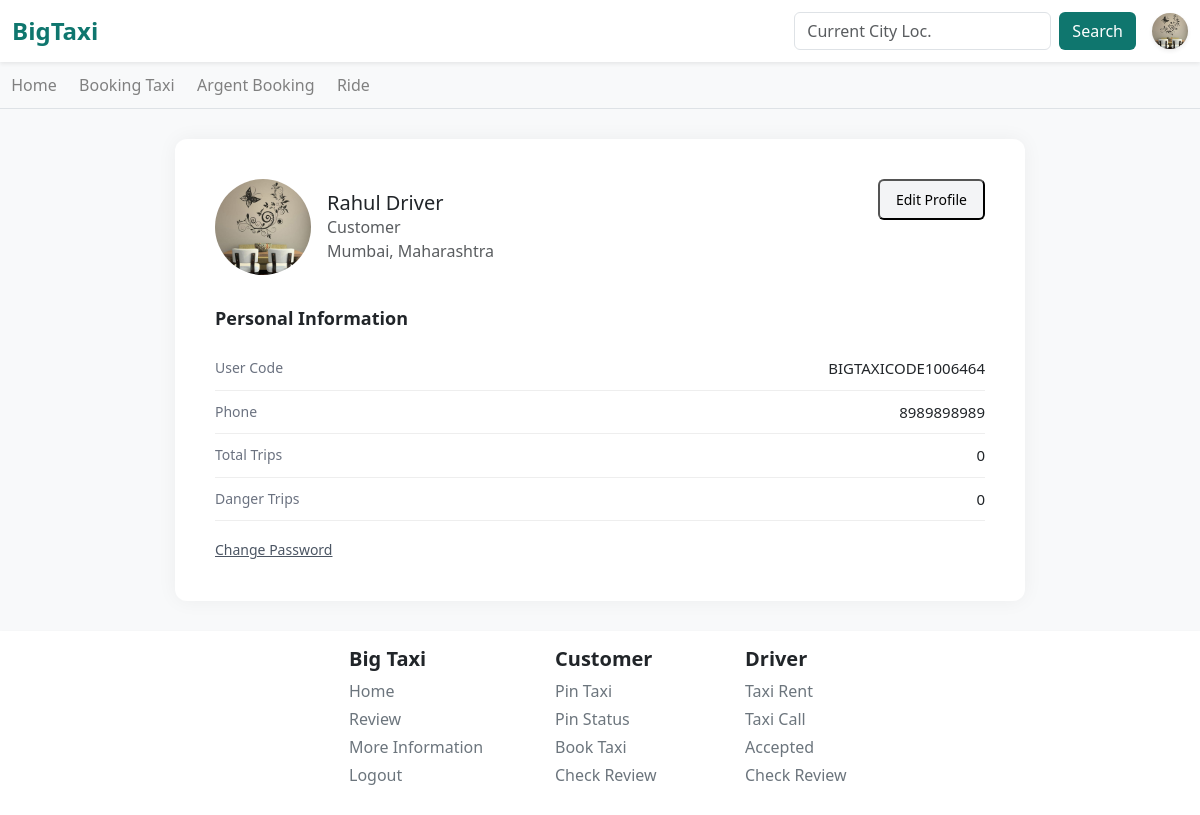
/home/profile/ (signed in), run on the app's committed database.
### Users/models.py (models this page shows, shortened)
class usersDataModel(models.Model):
    UserG = [
        ('Male', 'Male'),
        ('Female', 'Female'),
        ('Other', 'Other'),
        ('Not Check', 'Not Check'),
    ]
    UserC = [
        ('Developer', 'Developer'),
        ('Customer', 'Customer'),
        ('Driver', 'Driver'),
    ]
    ULink = models.ForeignKey(User, on_delete=models.CASCADE)
    UserCode = models.CharField(max_length=100, default='BIGTAXICODE1006463')
    UserCategory = models.CharField(choices=UserC, default='Customer', max_length=20)
    UserMobileNo = models.CharField(max_length=11)
    UserGender = models.CharField(max_length=100, default='Not Check')
    UserAge = models.CharField(max_length=3, default='')
    UserState = models.CharField(max_length=100, default='')
    UserCity = models.CharField(max_length=100, default='')
    UserPincode = models.CharField(max_length=20, default='')
    UserAddress = models.CharField(max_length=200, default='')
    UserPass = models.CharField(max_length=1000, default='password')
    CouponCode = models.CharField(max_length=50, null=True, blank=True)
    UProfileImage = models.ImageField(upload_to='profile/main/', default='profile/default/default.png')
    UProfileName = models.CharField(max_length=1000, default='BiXTaxi User')
    description = models.CharField(max_length=5000, default='No Description!')
    totalTripCount = models.IntegerField(default=0)
    dangerTripCount = models.IntegerField(default=0)

### taxi_app/views.py (the view)
# urls.py: path('profile/', views.ProfileFunctionBaseView, name='profile'),
def ProfileFunctionBaseView(request):
    if request.user.is_authenticated:
        nv = navbar(request)
        userCode = nv.get('userBarCodeAccessis'); userCat = nv.get('userCategoryis'); UDM = usersDataModel.objects.get(UserCode = userCode)
        context = { 'userC' : userCode, 'userCat' : userCat, 'UDM' : UDM }
        return render(request, 'main/profile.html', context)
    else:
        messages.info(request, f'{request.path} is access, when you are login')
        return redirect('taxi_app:autoRedirect')

### templates/main/profile.html (shortened to what this page needs)
{% extends 'base.html' %}
{% block body %}
</head>
<body>
<div class="profile-container">
  <div class="d-flex justify-content-between align-items-start">
    <div class="d-flex align-items-center">
      <img src="/media/{{ UDM.UProfileImage }}" alt="Profile" class="profile-img me-3">
      <div>
        <h5 class="mb-0">{{ UDM.UProfileName }}</h5>
        <div class="text-muted">{{ userCat }}</div>
        <div class="text-muted">{{ UDM.UserCity }}, {{ UDM.UserState }}</div>
      </div>
    </div>
    <button class="edit-btn">Edit Profile</button>
  </div>
  <div class="section-title">Personal Information</div>
  <div class="info-row d-flex justify-content-between">
    <div class="info-label">User Code</div>
    <div class="info-value">{{ userC }}</div>
  </div>
  <div class="info-row d-flex justify-content-between">
    <div class="info-label">Phone</div>
    <div class="info-value">{{ UDM.UserMobileNo }}</div>
  </div>
  <div class="info-row d-flex justify-content-between">
    <div class="info-label">Total Trips</div>
    <div class="info-value">{{ UDM.totalTripCount }}</div>
  </div>
  <div class="info-row d-flex justify-content-between">
    <div class="info-label">Danger Trips</div>
    <div class="info-value">{{ UDM.dangerTripCount }}</div>
  </div>
  <div class="pt-3">
    <a href="#" class="change-link">Change Password</a>
  </div>
</div>
</body>
</html>
{% endblock %}

### templates/inc/navbar.html (shortened to what this page needs)
<nav class="navbar navbar-expand-lg navbar-light bg-white shadow-sm">
  <div class="container-fluid">
    <a class="navbar-brand text-primary text-main-own fw-bold fs-4" href="{% url 'taxi_app:autoRedirect' %}">BigTaxi</a>
    <div class="ms-auto d-flex align-items-center">
      {% if user.is_authenticated %}
        <form class="d-flex me-3" method="GET" action="">
          <input class="form-control me-2 custom-focus" type="search" name="q" placeholder="Current City Loc." aria-label="Search">
          <button class="btn btn-main bg-main-own text-white" type="submit">Search</button>
        </form>
        <a href="{% url 'taxi_app:profile' %}" class="d-flex align-items-center text-decoration-none">
          <img src="/media/{{ profile }}" alt="Profile" width="36" height="36" class="rounded-circle shadow-sm" style="object-fit: cover;">
        </a>
      {% else %}
        <a href="{% url 'driver:customerLogin' %}" class="btn btn-outline-main me-2">Login</a>
        <a href="{% url 'driver:customerSignup' %}" class="btn btn-outline-main me-2">Signup</a>
      {% endif %}
    </div>
  </div>
</nav>
<div class="bg-light border-bottom scrolling-navbar d-flex">
{% if user.is_authenticated %}
  {% if userCategoryis == 'Customer' %}
    <div class="nav-item-wrapper"><a class="nav-link" href="{% url 'taxi_app:autoRedirect' %}" title="Home">
      Home
    </a></div>
    <div class="nav-item-wrapper"><a href="{% url 'taxi_app:pinTaxi' %}" class="nav-link" title="Booking Taxi">
      Booking Taxi
    </a></div>
    <div class="nav-item-wrapper"><a class="nav-link" href="#" title="Argent Booking">
      Argent Booking
    </a></div>
    <div class="nav-item-wrapper">
      <a class="nav-link" href="{% url 'taxi_app:statusCustomer' %}">Ride</a>
    </div>
  {% endif %}
{% endif %}
</div>

### static/css/main.css (style rules this page uses)
.text-main-own { color: #0f766e !important; }
.bg-main-own { background-color: #0f766e !important; }

### templates/inc/navbar.html (style rules this page uses)
a { text-decoration: none; }
.scrolling-navbar { overflow-x: auto; white-space: nowrap; scrollbar-width: none; }
.nav-item-wrapper { display: inline-block; padding: 0.7rem; }
.nav-link { color: gray; position: relative; }

### templates/main/profile.html (style rules this page uses)
body { background-color: #f9fafb; font-family: 'Segoe UI', sans-serif; }
.profile-container { max-width: 850px; margin: auto; background-color: white; border-radius: 12px; padding: 40px; box-shadow: 0 0 20px rgba(0,0,0,0.05); margin-top: 30px !important; margin-bottom: 30px !important; }
.profile-img { width: 96px; height: 96px; border-radius: 50%; object-fit: cover; }
.section-title { font-weight: bold; font-size: 18px; margin-top: 30px; margin-bottom: 15px; }
.info-row { border-bottom: 1px solid #eee; padding: 10px 0; }
.info-label { color: #6b7280; font-size: 14px; }
.info-value { font-size: 15px; }
.edit-btn { background-color: #f3f4f6; border-radius: 6px; padding: 8px 16px; font-size: 14px; }
a.change-link { font-size: 14px; color: #4b5563; text-decoration: underline; }

### templates/inc/footer.html (style rules this page uses)
a { text-decoration: none; }

### data on the page
usersDataModel: UProfileImage (picture), UProfileName "Rahul Driver", UserCategory "Customer", UserCity "Mumbai", UserState "Maharashtra", UserCode "BIGTAXICODE1006464", UserMobileNo "8989898989", totalTripCount "0", dangerTripCount "0"
